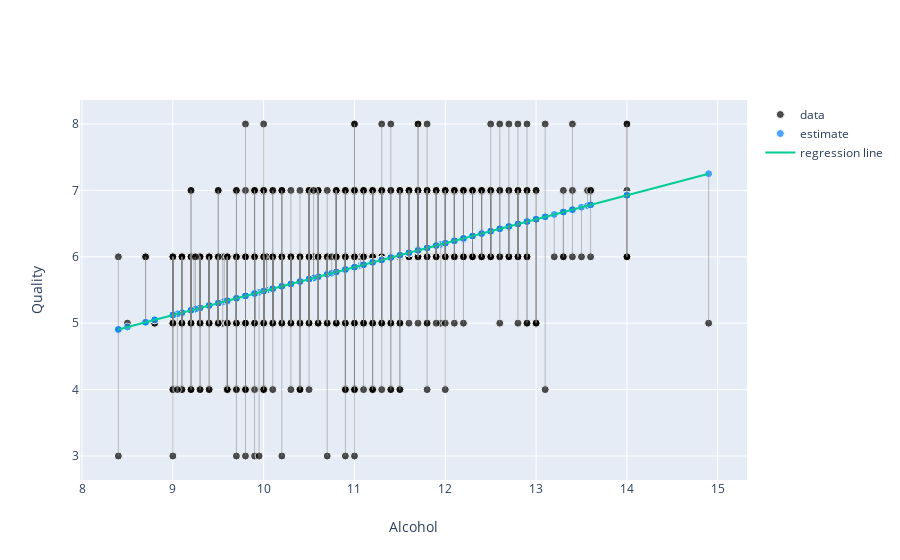

Notebook source saved alongside this figure:
### Code cell
# Graphically represent the data and the regression line
data, layout = dataEstimateAndRegressionLine(w0, w1, feature, "Alcohol", target, "Quality")
py.iplot(go.Figure(data, layout))
